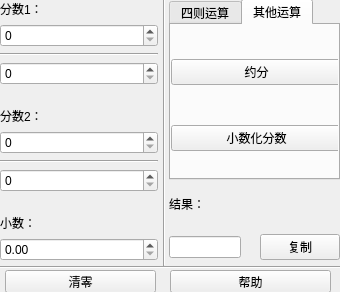
<?xml version="1.0" encoding="UTF-8"?>
<ui version="4.0">
 <class>Form</class>
 <widget class="QWidget" name="Form">
  <property name="windowModality">
   <enum>Qt::NonModal</enum>
  </property>
  <property name="enabled">
   <bool>true</bool>
  </property>
  <property name="geometry">
   <rect>
    <x>0</x>
    <y>0</y>
    <width>340</width>
    <height>292</height>
   </rect>
  </property>
  <property name="minimumSize">
   <size>
    <width>340</width>
    <height>292</height>
   </size>
  </property>
  <property name="maximumSize">
   <size>
    <width>340</width>
    <height>292</height>
   </size>
  </property>
  <property name="cursor">
   <cursorShape>ArrowCursor</cursorShape>
  </property>
  <property name="windowTitle">
   <string>分数运算器</string>
  </property>
  <property name="windowIcon">
   <iconset>
    <normaloff>C:/Users/JacyAldrich/Downloads/分数.svg</normaloff>C:/Users/JacyAldrich/Downloads/分数.svg</iconset>
  </property>
  <widget class="QWidget" name="gridLayoutWidget">
   <property name="geometry">
    <rect>
     <x>0</x>
     <y>0</y>
     <width>158</width>
     <height>261</height>
    </rect>
   </property>
   <layout class="QGridLayout" name="gridLayout">
    <item row="4" column="2">
     <widget class="QSpinBox" name="spinBox_2">
      <property name="maximum">
       <number>999999999</number>
      </property>
     </widget>
    </item>
    <item row="8" column="2">
     <widget class="Line" name="line_2">
      <property name="orientation">
       <enum>Qt::Horizontal</enum>
      </property>
     </widget>
    </item>
    <item row="6" column="2">
     <widget class="QLabel" name="label_7">
      <property name="text">
       <string>分数2：</string>
      </property>
     </widget>
    </item>
    <item row="7" column="2">
     <widget class="QSpinBox" name="spinBox_3">
      <property name="maximum">
       <number>999999999</number>
      </property>
     </widget>
    </item>
    <item row="5" column="2">
     <spacer name="verticalSpacer">
      <property name="orientation">
       <enum>Qt::Vertical</enum>
      </property>
      <property name="sizeHint" stdset="0">
       <size>
        <width>20</width>
        <height>40</height>
       </size>
      </property>
     </spacer>
    </item>
    <item row="0" column="2">
     <widget class="QLabel" name="label_6">
      <property name="text">
       <string>分数1：</string>
      </property>
     </widget>
    </item>
    <item row="11" column="2">
     <widget class="QLabel" name="label_5">
      <property name="text">
       <string>小数：</string>
      </property>
     </widget>
    </item>
    <item row="10" column="2">
     <spacer name="verticalSpacer_2">
      <property name="orientation">
       <enum>Qt::Vertical</enum>
      </property>
      <property name="sizeHint" stdset="0">
       <size>
        <width>20</width>
        <height>40</height>
       </size>
      </property>
     </spacer>
    </item>
    <item row="3" column="2">
     <widget class="Line" name="line">
      <property name="orientation">
       <enum>Qt::Horizontal</enum>
      </property>
     </widget>
    </item>
    <item row="13" column="2">
     <widget class="QDoubleSpinBox" name="doubleSpinBox">
      <property name="maximum">
       <double>1000000000000000057857959942726969827393378689175040438172647424.000000000000000</double>
      </property>
     </widget>
    </item>
    <item row="1" column="2">
     <widget class="QSpinBox" name="spinBox">
      <property name="maximum">
       <number>999999999</number>
      </property>
     </widget>
    </item>
    <item row="9" column="2">
     <widget class="QSpinBox" name="spinBox_4">
      <property name="maximum">
       <number>999999999</number>
      </property>
     </widget>
    </item>
   </layout>
  </widget>
  <widget class="QWidget" name="gridLayoutWidget_2">
   <property name="geometry">
    <rect>
     <x>169</x>
     <y>-1</y>
     <width>171</width>
     <height>181</height>
    </rect>
   </property>
   <layout class="QGridLayout" name="gridLayout_2">
    <item row="0" column="0">
     <widget class="QTabWidget" name="tabWidget">
      <property name="tabPosition">
       <enum>QTabWidget::North</enum>
      </property>
      <property name="currentIndex">
       <number>1</number>
      </property>
      <widget class="QWidget" name="tab">
       <attribute name="title">
        <string>四则运算</string>
       </attribute>
       <widget class="QWidget" name="gridLayoutWidget_3">
        <property name="geometry">
         <rect>
          <x>-1</x>
          <y>-1</y>
          <width>171</width>
          <height>161</height>
         </rect>
        </property>
        <layout class="QGridLayout" name="gridLayout_3">
         <item row="2" column="0">
          <widget class="QPushButton" name="pushButton_5">
           <property name="text">
            <string>乘法</string>
           </property>
          </widget>
         </item>
         <item row="0" column="0">
          <widget class="QPushButton" name="pushButton_3">
           <property name="text">
            <string>加法</string>
           </property>
          </widget>
         </item>
         <item row="1" column="0">
          <widget class="QPushButton" name="pushButton_4">
           <property name="text">
            <string>减法</string>
           </property>
          </widget>
         </item>
         <item row="3" column="0">
          <widget class="QPushButton" name="pushButton_6">
           <property name="text">
            <string>除法</string>
           </property>
          </widget>
         </item>
        </layout>
       </widget>
      </widget>
      <widget class="QWidget" name="tab_2">
       <attribute name="title">
        <string>其他运算</string>
       </attribute>
       <widget class="QWidget" name="gridLayoutWidget_4">
        <property name="geometry">
         <rect>
          <x>0</x>
          <y>0</y>
          <width>171</width>
          <height>161</height>
         </rect>
        </property>
        <layout class="QGridLayout" name="gridLayout_4">
         <item row="0" column="0">
          <widget class="QPushButton" name="pushButton_8">
           <property name="text">
            <string>约分</string>
           </property>
          </widget>
         </item>
         <item row="1" column="0">
          <widget class="QPushButton" name="pushButton_9">
           <property name="text">
            <string>小数化分数</string>
           </property>
           <property name="checkable">
            <bool>false</bool>
           </property>
           <property name="checked">
            <bool>false</bool>
           </property>
          </widget>
         </item>
        </layout>
       </widget>
      </widget>
     </widget>
    </item>
   </layout>
  </widget>
  <widget class="QWidget" name="verticalLayoutWidget">
   <property name="geometry">
    <rect>
     <x>169</x>
     <y>179</y>
     <width>171</width>
     <height>81</height>
    </rect>
   </property>
   <layout class="QVBoxLayout" name="verticalLayout">
    <item>
     <widget class="QLabel" name="label">
      <property name="text">
       <string>结果：</string>
      </property>
     </widget>
    </item>
    <item>
     <layout class="QHBoxLayout" name="horizontalLayout">
      <item>
       <widget class="QLineEdit" name="result">
        <property name="frame">
         <bool>true</bool>
        </property>
        <property name="readOnly">
         <bool>true</bool>
        </property>
       </widget>
      </item>
      <item>
       <widget class="QLabel" name="label_2">
        <property name="text">
         <string/>
        </property>
       </widget>
      </item>
      <item>
       <widget class="QPushButton" name="pushButton_10">
        <property name="text">
         <string>复制</string>
        </property>
       </widget>
      </item>
     </layout>
    </item>
   </layout>
  </widget>
  <widget class="QPushButton" name="pushButton_1">
   <property name="geometry">
    <rect>
     <x>170</x>
     <y>270</y>
     <width>161</width>
     <height>23</height>
    </rect>
   </property>
   <property name="text">
    <string>帮助</string>
   </property>
  </widget>
  <widget class="QPushButton" name="pushButton_2">
   <property name="geometry">
    <rect>
     <x>5</x>
     <y>270</y>
     <width>151</width>
     <height>23</height>
    </rect>
   </property>
   <property name="text">
    <string>清零</string>
   </property>
  </widget>
  <widget class="Line" name="line_3">
   <property name="geometry">
    <rect>
     <x>154</x>
     <y>-35</y>
     <width>20</width>
     <height>301</height>
    </rect>
   </property>
   <property name="orientation">
    <enum>Qt::Vertical</enum>
   </property>
  </widget>
  <widget class="Line" name="line_4">
   <property name="geometry">
    <rect>
     <x>-20</x>
     <y>257</y>
     <width>361</width>
     <height>21</height>
    </rect>
   </property>
   <property name="orientation">
    <enum>Qt::Horizontal</enum>
   </property>
  </widget>
 </widget>
 <resources/>
 <connections>
  <connection>
   <sender>pushButton_3</sender>
   <signal>clicked()</signal>
   <receiver>Form</receiver>
   <slot>b3Act()</slot>
   <hints>
    <hint type="sourcelabel">
     <x>316</x>
     <y>52</y>
    </hint>
    <hint type="destinationlabel">
     <x>339</x>
     <y>64</y>
    </hint>
   </hints>
  </connection>
  <connection>
   <sender>pushButton_4</sender>
   <signal>clicked()</signal>
   <receiver>Form</receiver>
   <slot>b4Act()</slot>
   <hints>
    <hint type="sourcelabel">
     <x>261</x>
     <y>90</y>
    </hint>
    <hint type="destinationlabel">
     <x>339</x>
     <y>104</y>
    </hint>
   </hints>
  </connection>
  <connection>
   <sender>pushButton_5</sender>
   <signal>clicked()</signal>
   <receiver>Form</receiver>
   <slot>b5Act()</slot>
   <hints>
    <hint type="sourcelabel">
     <x>279</x>
     <y>128</y>
    </hint>
    <hint type="destinationlabel">
     <x>339</x>
     <y>125</y>
    </hint>
   </hints>
  </connection>
  <connection>
   <sender>pushButton_6</sender>
   <signal>clicked()</signal>
   <receiver>Form</receiver>
   <slot>b6Act()</slot>
   <hints>
    <hint type="sourcelabel">
     <x>274</x>
     <y>166</y>
    </hint>
    <hint type="destinationlabel">
     <x>339</x>
     <y>184</y>
    </hint>
   </hints>
  </connection>
  <connection>
   <sender>pushButton_1</sender>
   <signal>clicked()</signal>
   <receiver>Form</receiver>
   <slot>b1Act()</slot>
   <hints>
    <hint type="sourcelabel">
     <x>256</x>
     <y>292</y>
    </hint>
    <hint type="destinationlabel">
     <x>339</x>
     <y>251</y>
    </hint>
   </hints>
  </connection>
  <connection>
   <sender>pushButton_2</sender>
   <signal>clicked()</signal>
   <receiver>Form</receiver>
   <slot>b2Act()</slot>
   <hints>
    <hint type="sourcelabel">
     <x>155</x>
     <y>292</y>
    </hint>
    <hint type="destinationlabel">
     <x>339</x>
     <y>261</y>
    </hint>
   </hints>
  </connection>
  <connection>
   <sender>pushButton_8</sender>
   <signal>clicked()</signal>
   <receiver>Form</receiver>
   <slot>b8Act()</slot>
   <hints>
    <hint type="sourcelabel">
     <x>309</x>
     <y>79</y>
    </hint>
    <hint type="destinationlabel">
     <x>339</x>
     <y>31</y>
    </hint>
   </hints>
  </connection>
  <connection>
   <sender>pushButton_9</sender>
   <signal>clicked()</signal>
   <receiver>Form</receiver>
   <slot>b9Act()</slot>
   <hints>
    <hint type="sourcelabel">
     <x>321</x>
     <y>143</y>
    </hint>
    <hint type="destinationlabel">
     <x>339</x>
     <y>120</y>
    </hint>
   </hints>
  </connection>
  <connection>
   <sender>pushButton_10</sender>
   <signal>clicked()</signal>
   <receiver>Form</receiver>
   <slot>b10Act()</slot>
   <hints>
    <hint type="sourcelabel">
     <x>299</x>
     <y>224</y>
    </hint>
    <hint type="destinationlabel">
     <x>638</x>
     <y>197</y>
    </hint>
   </hints>
  </connection>
 </connections>
 <slots>
  <slot>b3Act()</slot>
  <slot>b4Act()</slot>
  <slot>b5Act()</slot>
  <slot>b6Act()</slot>
  <slot>b1Act()</slot>
  <slot>b2Act()</slot>
  <slot>b7Act()</slot>
  <slot>b8Act()</slot>
  <slot>b9Act()</slot>
  <slot>b10Act()</slot>
 </slots>
</ui>
